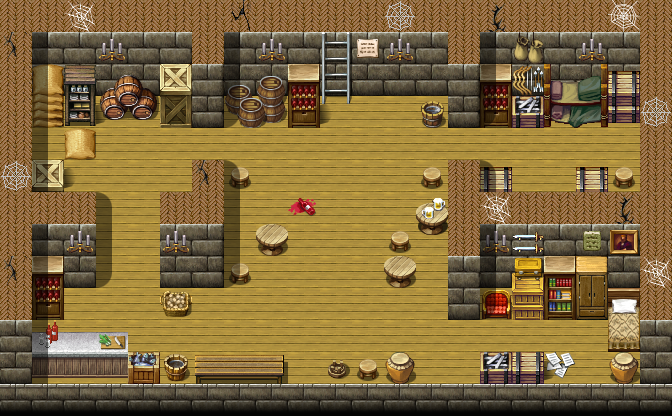

A 2D game scene composited from a Tiled map and its tileset images. What follows is a short description and the map's XML, with each tile layer's data collapsed to a summary:
An orthogonal 21x13 tile map with 32x32 px tiles, 5 tile layers (Base, Ground, Objects, Above, ...), 1 hidden layer not drawn, 61 tilesets and 8 objects (7x spawn, mapchange).

<map version="1.10" tiledversion="1.11.2" orientation="orthogonal" renderorder="right-down" width="21" height="13" tilewidth="32" tileheight="32" infinite="0" nextlayerid="11" nextobjectid="9">
 <tileset firstgid="1" name="map_bed_1" tilewidth="32" tileheight="32" tilecount="160" columns="16">
  <image source="../drawable/map_bed_1.png" width="512" height="320" />
 </tileset>
 <tileset firstgid="161" name="map_border_1" tilewidth="32" tileheight="32" tilecount="128" columns="16">
  <image source="../drawable/map_border_1.png" width="512" height="256" />
 </tileset>
 <tileset firstgid="289" name="map_bridge_1" tilewidth="32" tileheight="32" tilecount="128" columns="16">
  <image source="../drawable/map_bridge_1.png" width="512" height="256" />
 </tileset>
 <tileset firstgid="417" name="map_bridge_2" tilewidth="32" tileheight="32" tilecount="128" columns="16">
  <image source="../drawable/map_bridge_2.png" width="512" height="256" />
 </tileset>
 <tileset firstgid="545" name="map_broken_1" tilewidth="32" tileheight="32" tilecount="128" columns="16">
  <image source="../drawable/map_broken_1.png" width="512" height="256" />
 </tileset>
 <tileset firstgid="673" name="map_cavewall_1" tilewidth="32" tileheight="32" tilecount="108" columns="18">
  <image source="../drawable/map_cavewall_1.png" width="576" height="192" />
 </tileset>
 <tileset firstgid="781" name="map_cavewall_2" tilewidth="32" tileheight="32" tilecount="108" columns="18">
  <image source="../drawable/map_cavewall_2.png" width="576" height="192" />
 </tileset>
 <tileset firstgid="889" name="map_cavewall_3" tilewidth="32" tileheight="32" tilecount="108" columns="18">
  <image source="../drawable/map_cavewall_3.png" width="576" height="192" />
 </tileset>
 <tileset firstgid="997" name="map_cavewall_4" tilewidth="32" tileheight="32" tilecount="108" columns="18">
  <image source="../drawable/map_cavewall_4.png" width="576" height="192" />
 </tileset>
 <tileset firstgid="1105" name="map_chair_table_1" tilewidth="32" tileheight="32" tilecount="128" columns="16">
  <image source="../drawable/map_chair_table_1.png" width="512" height="256" />
 </tileset>
 <tileset firstgid="1233" name="map_chair_table_2" tilewidth="32" tileheight="32" tilecount="128" columns="16">
  <image source="../drawable/map_chair_table_2.png" width="512" height="256" />
 </tileset>
 <tileset firstgid="1361" name="map_crate_1" tilewidth="32" tileheight="32" tilecount="128" columns="16">
  <image source="../drawable/map_crate_1.png" width="512" height="256" />
 </tileset>
 <tileset firstgid="1489" name="map_cupboard_1" tilewidth="32" tileheight="32" tilecount="128" columns="16">
  <image source="../drawable/map_cupboard_1.png" width="512" height="256" />
 </tileset>
 <tileset firstgid="1617" name="map_curtain_1" tilewidth="32" tileheight="32" tilecount="128" columns="16">
  <image source="../drawable/map_curtain_1.png" width="512" height="256" />
 </tileset>
 <tileset firstgid="1745" name="map_entrance_1" tilewidth="32" tileheight="32" tilecount="128" columns="16">
  <image source="../drawable/map_entrance_1.png" width="512" height="256" />
 </tileset>
 <tileset firstgid="1873" name="map_entrance_2" tilewidth="32" tileheight="32" tilecount="128" columns="16">
  <image source="../drawable/map_entrance_2.png" width="512" height="256" />
 </tileset>
 <tileset firstgid="2001" name="map_fence_1" tilewidth="32" tileheight="32" tilecount="128" columns="16">
  <image source="../drawable/map_fence_1.png" width="512" height="256" />
 </tileset>
 <tileset firstgid="2129" name="map_fence_2" tilewidth="32" tileheight="32" tilecount="128" columns="16">
  <image source="../drawable/map_fence_2.png" width="512" height="256" />
 </tileset>
 <tileset firstgid="2257" name="map_fence_3" tilewidth="32" tileheight="32" tilecount="128" columns="16">
  <image source="../drawable/map_fence_3.png" width="512" height="256" />
 </tileset>
 <tileset firstgid="2385" name="map_fence_4" tilewidth="32" tileheight="32" tilecount="128" columns="16">
  <image source="../drawable/map_fence_4.png" width="512" height="256" />
 </tileset>
 <tileset firstgid="2513" name="map_ground_1" tilewidth="32" tileheight="32" tilecount="128" columns="16">
  <image source="../drawable/map_ground_1.png" width="512" height="256" />
 </tileset>
 <tileset firstgid="2641" name="map_ground_2" tilewidth="32" tileheight="32" tilecount="128" columns="16">
  <image source="../drawable/map_ground_2.png" width="512" height="256" />
 </tileset>
 <tileset firstgid="2769" name="map_ground_3" tilewidth="32" tileheight="32" tilecount="128" columns="16">
  <image source="../drawable/map_ground_3.png" width="512" height="256" />
 </tileset>
 <tileset firstgid="2897" name="map_ground_4" tilewidth="32" tileheight="32" tilecount="128" columns="16">
  <image source="../drawable/map_ground_4.png" width="512" height="256" />
 </tileset>
 <tileset firstgid="3025" name="map_ground_5" tilewidth="32" tileheight="32" tilecount="128" columns="16">
  <image source="../drawable/map_ground_5.png" width="512" height="256" />
 </tileset>
 <tileset firstgid="3153" name="map_ground_6" tilewidth="32" tileheight="32" tilecount="128" columns="16">
  <image source="../drawable/map_ground_6.png" width="512" height="256" />
 </tileset>
 <tileset firstgid="3281" name="map_ground_7" tilewidth="32" tileheight="32" tilecount="128" columns="16">
  <image source="../drawable/map_ground_7.png" width="512" height="256" />
 </tileset>
 <tileset firstgid="3409" name="map_ground_8" tilewidth="32" tileheight="32" tilecount="128" columns="16">
  <image source="../drawable/map_ground_8.png" width="512" height="256" />
 </tileset>
 <tileset firstgid="3537" name="map_house_1" tilewidth="32" tileheight="32" tilecount="128" columns="16">
  <image source="../drawable/map_house_1.png" width="512" height="256" />
 </tileset>
 <tileset firstgid="3665" name="map_house_2" tilewidth="32" tileheight="32" tilecount="128" columns="16">
  <image source="../drawable/map_house_2.png" width="512" height="256" />
 </tileset>
 <tileset firstgid="3793" name="map_indoor_1" tilewidth="32" tileheight="32" tilecount="128" columns="16">
  <image source="../drawable/map_indoor_1.png" width="512" height="256" />
 </tileset>
 <tileset firstgid="3921" name="map_indoor_2" tilewidth="32" tileheight="32" tilecount="128" columns="16">
  <image source="../drawable/map_indoor_2.png" width="512" height="256" />
 </tileset>
 <tileset firstgid="4049" name="map_kitchen_1" tilewidth="32" tileheight="32" tilecount="128" columns="16">
  <image source="../drawable/map_kitchen_1.png" width="512" height="256" />
 </tileset>
 <tileset firstgid="4177" name="map_outdoor_1" tilewidth="32" tileheight="32" tilecount="128" columns="16">
  <image source="../drawable/map_outdoor_1.png" width="512" height="256" />
 </tileset>
 <tileset firstgid="4305" name="map_pillar_1" tilewidth="32" tileheight="32" tilecount="128" columns="16">
  <image source="../drawable/map_pillar_1.png" width="512" height="256" />
 </tileset>
 <tileset firstgid="4433" name="map_pillar_2" tilewidth="32" tileheight="32" tilecount="128" columns="16">
  <image source="../drawable/map_pillar_2.png" width="512" height="256" />
 </tileset>
 <tileset firstgid="4561" name="map_plant_1" tilewidth="32" tileheight="32" tilecount="128" columns="16">
  <image source="../drawable/map_plant_1.png" width="512" height="256" />
 </tileset>
 <tileset firstgid="4689" name="map_plant_2" tilewidth="32" tileheight="32" tilecount="128" columns="16">
  <image source="../drawable/map_plant_2.png" width="512" height="256" />
 </tileset>
 <tileset firstgid="4817" name="map_rock_1" tilewidth="32" tileheight="32" tilecount="128" columns="16">
  <image source="../drawable/map_rock_1.png" width="512" height="256" />
 </tileset>
 <tileset firstgid="4945" name="map_rock_2" tilewidth="32" tileheight="32" tilecount="128" columns="16">
  <image source="../drawable/map_rock_2.png" width="512" height="256" />
 </tileset>
 <tileset firstgid="5073" name="map_roof_1" tilewidth="32" tileheight="32" tilecount="128" columns="16">
  <image source="../drawable/map_roof_1.png" width="512" height="256" />
 </tileset>
 <tileset firstgid="5201" name="map_roof_2" tilewidth="32" tileheight="32" tilecount="128" columns="16">
  <image source="../drawable/map_roof_2.png" width="512" height="256" />
 </tileset>
 <tileset firstgid="5329" name="map_roof_3" tilewidth="32" tileheight="32" tilecount="128" columns="16">
  <image source="../drawable/map_roof_3.png" width="512" height="256" />
 </tileset>
 <tileset firstgid="5457" name="map_shop_1" tilewidth="32" tileheight="32" tilecount="128" columns="16">
  <image source="../drawable/map_shop_1.png" width="512" height="256" />
 </tileset>
 <tileset firstgid="5585" name="map_sign_ladder_1" tilewidth="32" tileheight="32" tilecount="128" columns="16">
  <image source="../drawable/map_sign_ladder_1.png" width="512" height="256" />
 </tileset>
 <tileset firstgid="5713" name="map_table_1" tilewidth="32" tileheight="32" tilecount="128" columns="16">
  <image source="../drawable/map_table_1.png" width="512" height="256" />
 </tileset>
 <tileset firstgid="5841" name="map_trail_1" tilewidth="32" tileheight="32" tilecount="128" columns="16">
  <image source="../drawable/map_trail_1.png" width="512" height="256" />
 </tileset>
 <tileset firstgid="5969" name="map_transition_1" tilewidth="32" tileheight="32" tilecount="128" columns="16">
  <image source="../drawable/map_transition_1.png" width="512" height="256" />
 </tileset>
 <tileset firstgid="6097" name="map_transition_2" tilewidth="32" tileheight="32" tilecount="128" columns="16">
  <image source="../drawable/map_transition_2.png" width="512" height="256" />
 </tileset>
 <tileset firstgid="6225" name="map_transition_3" tilewidth="32" tileheight="32" tilecount="128" columns="16">
  <image source="../drawable/map_transition_3.png" width="512" height="256" />
 </tileset>
 <tileset firstgid="6353" name="map_transition_4" tilewidth="32" tileheight="32" tilecount="128" columns="16">
  <image source="../drawable/map_transition_4.png" width="512" height="256" />
 </tileset>
 <tileset firstgid="6481" name="map_transition_5" tilewidth="32" tileheight="32" tilecount="128" columns="16">
  <image source="../drawable/map_transition_5.png" width="512" height="256" />
 </tileset>
 <tileset firstgid="6609" name="map_tree_1" tilewidth="32" tileheight="32" tilecount="128" columns="16">
  <image source="../drawable/map_tree_1.png" width="512" height="256" />
 </tileset>
 <tileset firstgid="6737" name="map_tree_2" tilewidth="32" tileheight="32" tilecount="128" columns="16">
  <image source="../drawable/map_tree_2.png" width="512" height="256" />
 </tileset>
 <tileset firstgid="6865" name="map_wall_1" tilewidth="32" tileheight="32" tilecount="128" columns="16">
  <image source="../drawable/map_wall_1.png" width="512" height="256" />
 </tileset>
 <tileset firstgid="6993" name="map_wall_2" tilewidth="32" tileheight="32" tilecount="120" columns="15">
  <image source="../drawable/map_wall_2.png" width="480" height="256" />
 </tileset>
 <tileset firstgid="7113" name="map_wall_3" tilewidth="32" tileheight="32" tilecount="120" columns="15">
  <image source="../drawable/map_wall_3.png" width="480" height="256" />
 </tileset>
 <tileset firstgid="7233" name="map_wall_4" tilewidth="32" tileheight="32" tilecount="120" columns="15">
  <image source="../drawable/map_wall_4.png" width="480" height="256" />
 </tileset>
 <tileset firstgid="7353" name="map_window_1" tilewidth="32" tileheight="32" tilecount="128" columns="16">
  <image source="../drawable/map_window_1.png" width="512" height="256" />
 </tileset>
 <tileset firstgid="7481" name="map_window_2" tilewidth="32" tileheight="32" tilecount="128" columns="16">
  <image source="../drawable/map_window_2.png" width="512" height="256" />
 </tileset>
 <tileset firstgid="7609" name="map_brightport" tilewidth="32" tileheight="32" tilecount="112" columns="16">
  <image source="../drawable/map_brightport.png" width="512" height="224" />
 </tileset>
 <layer id="1" name="Base" width="21" height="13">
  <data>[273 cells, 2 non-empty, 1 distinct tile ids]</data>
 </layer>
 <layer id="2" name="Ground" width="21" height="13">
  <data>[273 cells, 273 non-empty, 9 distinct tile ids]</data>
 </layer>
 <layer id="3" name="Objects" width="21" height="13">
  <data>[273 cells, 97 non-empty, 65 distinct tile ids]</data>
 </layer>
 <layer id="4" name="Above" width="21" height="13">
  <data>[273 cells, 29 non-empty, 9 distinct tile ids]</data>
 </layer>
 <layer id="5" name="Top" width="21" height="13">
  <data>[273 cells, 4 non-empty, 2 distinct tile ids]</data>
 </layer>
 <layer id="6" name="Walkable" width="21" height="13" visible="0">
  <data>[273 cells, 181 non-empty, 1 distinct tile ids]</data>
 </layer>
 <objectgroup id="7" name="Mapevents">
  <object id="1" name="entrance" type="mapchange" x="320" y="32" width="32" height="32">
   <properties>
    <property name="map" value="brightport_thievesguild" />
    <property name="place" value="thieves" />
   </properties>
  </object>
 </objectgroup>
 <objectgroup id="8" name="Spawn">
  <object id="2" name="brightportthieves2" type="spawn" x="544" y="128" width="96" height="32">
   <properties>
    <property name="spawngroup" value="brightportthieves2" />
   </properties>
  </object>
  <object id="3" name="brightportthieves6" type="spawn" x="544" y="320" width="64" height="32">
   <properties>
    <property name="spawngroup" value="brightportthieves6" />
   </properties>
  </object>
  <object id="4" name="Brightportthieves5" type="spawn" x="64" y="288" width="64" height="32">
   <properties>
    <property name="spawngroup" value="Brightportthieves5" />
   </properties>
  </object>
  <object id="5" name="brightportthieves4" type="spawn" x="96" y="128" width="32" height="32">
   <properties>
    <property name="spawngroup" value="brightportthieves4" />
   </properties>
  </object>
  <object id="6" name="brightportthieves3" type="spawn" x="384" y="224" width="32" height="32">
   <properties>
    <property name="spawngroup" value="brightportthieves3" />
   </properties>
  </object>
  <object id="7" name="brightportthieves" type="spawn" x="416" y="160" width="32" height="32">
   <properties>
    <property name="spawngroup" value="brightportthieves" />
   </properties>
  </object>
  <object id="8" name="brightport_huntingdog" type="spawn" x="128" y="288" width="96" height="64">
   <properties>
    <property name="spawngroup" value="brightport_huntingdog" />
   </properties>
  </object>
 </objectgroup>
 <objectgroup id="9" name="Keys" />
 <objectgroup id="10" name="Replace" />
</map>
